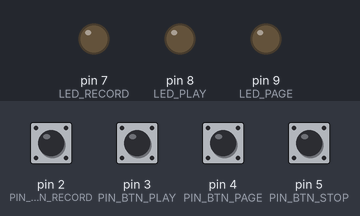
The program below on a simulated Arduino Nano, built with avr-gcc and run on an emulated ATmega328P. Shown: output pins drawn as LEDs (lit = HIGH). The test bench sets the inputs (shaded band); at power-on: pin 2 (PIN_BTN_RECORD), pin 3 (PIN_BTN_PLAY), pin 4 (PIN_BTN_PAGE), pin 5 (PIN_BTN_STOP) HIGH.

Above: at 1.2 s.
1.3 s: pin 2 (PIN_BTN_RECORD) pulled LOW for 0.15 s
At 1.7 s:
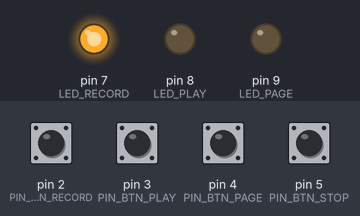
2.9 s: pin 3 (PIN_BTN_PLAY) pulled LOW for 0.15 s
At 4.1 s:
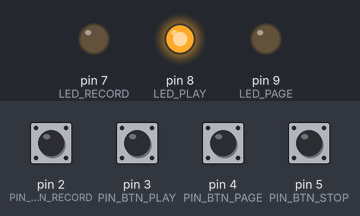
4.5 s: pin 4 (PIN_BTN_PAGE) pulled LOW for 0.15 s
At 5.3 s:
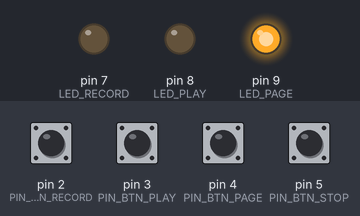
6.1 s: pin 2 (PIN_BTN_RECORD) pulled LOW for 1 s
At 6.5 s:
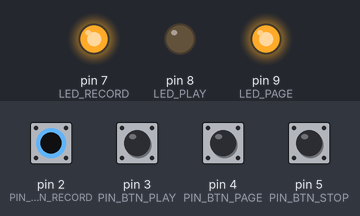
8.6 s: pin 3 (PIN_BTN_PLAY) pulled LOW for 1 s
At 9.6 s:
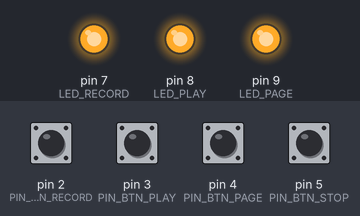
11.1 s: pin 2 (PIN_BTN_RECORD) pulled LOW for 0.15 s
At 11.6 s:
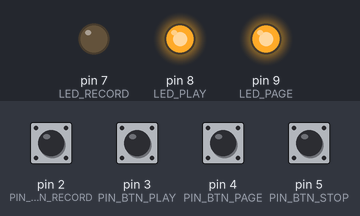
Timing chart, 0 to 13.7 s (numbered marks = the images above; inputs shaded):
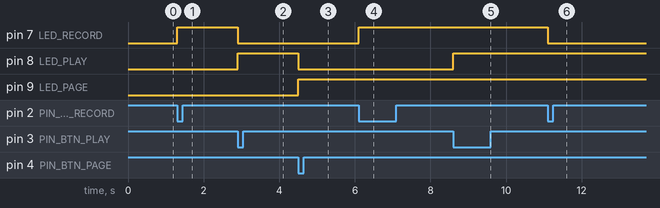

Measured:
- after the input at 1.3 s, pin 7 (LED_RECORD): LOW → HIGH at once
- after the input at 2.9 s, pin 7 (LED_RECORD): HIGH → LOW at once; pin 8 (LED_PLAY): LOW → HIGH at once
- after the input at 4.5 s, pin 8 (LED_PLAY): HIGH → LOW at once; pin 9 (LED_PAGE): LOW → HIGH at once
- after the input at 6.1 s, pin 7 (LED_RECORD): LOW → HIGH at once
- after the input at 8.6 s, pin 8 (LED_PLAY): LOW → HIGH at once
- after the input at 11.1 s, pin 7 (LED_RECORD): HIGH → LOW at once

The program:

main.cpp
```cpp
#include <Arduino.h>
#include <MIDI.h>
#include <EasyButton.h>

MIDI_CREATE_DEFAULT_INSTANCE();

// IO configuration

#define PIN_BTN_RECORD 2
#define PIN_BTN_PLAY 3
#define PIN_BTN_PAGE 4
#define PIN_BTN_STOP 5

#define LED_PAGE 9
#define LED_RECORD 7
#define LED_PLAY 8

#define PULLUP true
#define INVERT true

// MIDI configuration

#define MIDI_CHANNEL 1
#define MIDI_VALUE 127
#define CC_STOP 85
#define CC_PLAY 86
#define CC_RECORD 87
#define CC_UNDO 89
#define CC_REVERSE 94
#define CC_HALF_SPEED 95
#define CC_LEVEL 98

// Misc

#define INIT_LOOP_LEVEL 127
#define INPUT_DELAY 35
#define LONG_PRESS 1000
#define LEVEL_DELAY 80 // 10s to reduce looper level from 100% to 0% (10000 / 127)

EasyButton btnRecord(PIN_BTN_RECORD, INPUT_DELAY, PULLUP, INVERT);
EasyButton btnPlay(PIN_BTN_PLAY, INPUT_DELAY, PULLUP, INVERT);
EasyButton btnPage(PIN_BTN_PAGE, INPUT_DELAY, PULLUP, INVERT);
EasyButton btnStop(PIN_BTN_STOP, INPUT_DELAY, PULLUP, INVERT);

bool recording = false;
bool playing = false;
bool reverseActive = false;
bool halfSpeedActive = false;
bool pageLongPress = false;
bool recordLongPress = false;
unsigned short page = 1;
unsigned short loopLevel = INIT_LOOP_LEVEL;
unsigned long levelTimer = 0;

void switchPage() {
  if (page == 1) {
    page = 2;

    // Update LEDs
    digitalWrite(LED_PAGE, true);
    digitalWrite(LED_RECORD, reverseActive);
    digitalWrite(LED_PLAY, halfSpeedActive);

  } else {
    page = 1;

    // Update LEDs
    digitalWrite(LED_PAGE, false);
    digitalWrite(LED_RECORD, recording);
    digitalWrite(LED_PLAY, playing);
  }
}

void onPageLongPress() {
  pageLongPress = true;
}

void onRecordLongPress() {
  recordLongPress = true;
}

void setup() {
  Serial.begin(31250);
  pinMode(LED_PAGE, OUTPUT);
  pinMode(LED_RECORD, OUTPUT);
  pinMode(LED_PLAY, OUTPUT);
  btnPage.begin();
  btnStop.begin();
  btnRecord.begin();
  btnPlay.begin();
  btnPage.onPressedFor(LONG_PRESS, onPageLongPress);
  btnRecord.onPressedFor(LONG_PRESS, onRecordLongPress);
}

void loop() {
  // Read buttons
  btnRecord.read();
  btnPlay.read();
  btnPage.read();
  btnStop.read();

  // Page selection and looper level
  if (btnPage.wasPressed()) {
    levelTimer = millis(); // Take time for looper level
    switchPage();
  } else if (btnPage.wasReleased()) {
    pageLongPress = false;
  } else if (pageLongPress && loopLevel > 0) {
    if (millis() - levelTimer > LEVEL_DELAY) {
      levelTimer = millis(); // Reset timer
      loopLevel--;
      MIDI.sendControlChange(CC_LEVEL, loopLevel, MIDI_CHANNEL);
    }

    // Switch back to page 1
    if (page == 2) {
      switchPage();
    }
  }

  // Page 1
  if (page == 1) {
    // Record
    if (btnRecord.wasPressed()) {
      MIDI.sendControlChange(CC_RECORD
    , MIDI_VALUE, MIDI_CHANNEL);

      if (!recording) {
        recording = true;
      } else if (recording && !playing) {
        playing = true;
        digitalWrite(LED_PLAY, playing);
      } else {
        recording = false;
      }

      digitalWrite(LED_RECORD, recording);
    } else if (recording && recordLongPress && btnRecord.wasReleased()) {

      if (!playing) { // Only recording
        MIDI.sendControlChange(CC_PLAY, MIDI_VALUE, MIDI_CHANNEL); // Send play to stop recording and start playing
        playing = true;
        digitalWrite(LED_PLAY, playing);
      } else { // Recording and playing
        MIDI.sendControlChange(CC_RECORD
      , MIDI_VALUE, MIDI_CHANNEL); // Send record to stop recording and not retrigger loop
      }

      recording = false;
      recordLongPress = false; // Reset long press
      digitalWrite(LED_RECORD, recording);
    }

    // Play
    if (btnPlay.wasPressed()) {
      MIDI.sendControlChange(CC_PLAY, MIDI_VALUE, MIDI_CHANNEL);

      if (!playing) {
        playing = true;
        digitalWrite(LED_PLAY, playing);
      }

      if (recording) {
        recording = false;
        digitalWrite(LED_RECORD, recording);
      }
    }

    // Stop
    if (btnStop.wasPressed()) {
      MIDI.sendControlChange(CC_STOP, MIDI_VALUE, MIDI_CHANNEL);
      recording = false;
      playing = false;
      digitalWrite(LED_RECORD, false);
      digitalWrite(LED_PLAY, false);

      // Reset loop level
      if (loopLevel != INIT_LOOP_LEVEL) {
        loopLevel = INIT_LOOP_LEVEL;
        MIDI.sendControlChange(CC_LEVEL, loopLevel, MIDI_CHANNEL);
      }

       // Reset reverse
      if (reverseActive) {
        reverseActive = false;
        MIDI.sendControlChange(CC_REVERSE, MIDI_VALUE, MIDI_CHANNEL);
      }

      // Reset half speed
      if (halfSpeedActive) {
        halfSpeedActive = false;
        MIDI.sendControlChange(CC_HALF_SPEED, MIDI_VALUE, MIDI_CHANNEL);
      }
    }
  }

  // Page 2
  else {
    // Reverse
    if (btnRecord.wasPressed()) {
      reverseActive = !reverseActive;
      MIDI.sendControlChange(CC_REVERSE, MIDI_VALUE, MIDI_CHANNEL);
      digitalWrite(LED_RECORD, reverseActive);
    }

    // Undo
    if (btnStop.wasPressed()) {
      MIDI.sendControlChange(CC_UNDO, MIDI_VALUE, MIDI_CHANNEL);
    }

    // Half speed
    if (btnPlay.wasPressed()) {
      halfSpeedActive = !halfSpeedActive;
      MIDI.sendControlChange(CC_HALF_SPEED, MIDI_VALUE, MIDI_CHANNEL);
      digitalWrite(LED_PLAY, halfSpeedActive);
    }
  }
}
```
